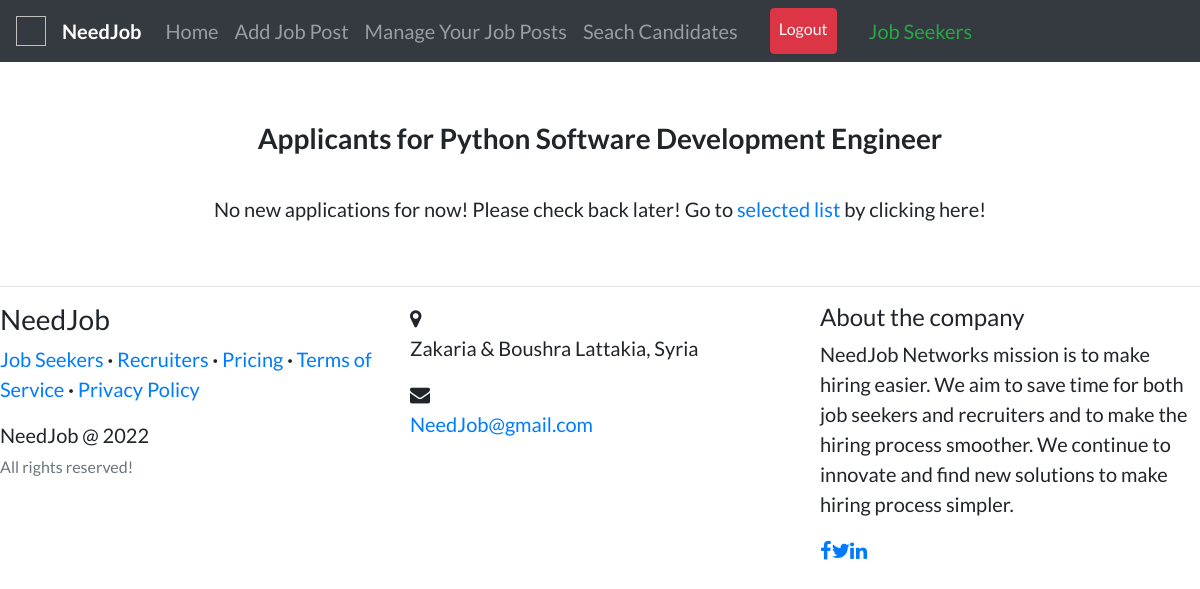
/hiring/job/python-software-development-engineer/applicants (signed in), run on an earlier commit of the app's database.
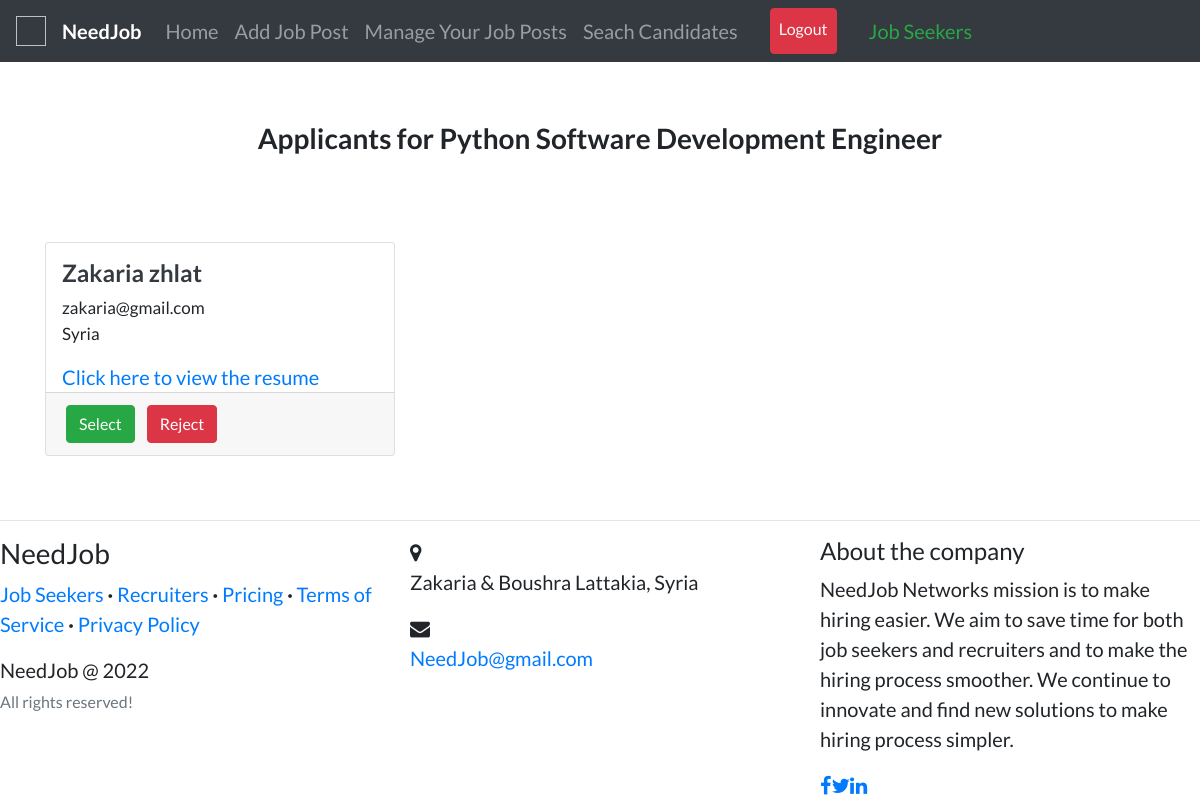
And on a later commit of the database.
### candidates/models.py (models this page shows, shortened)
class Profile(models.Model):
    user = models.OneToOneField(
        User, on_delete=models.CASCADE, primary_key=True, related_name='profile')
    full_name = models.CharField(max_length=200, null=True, blank=True)
    country = CountryField(null=True, blank=True)
    location = models.CharField(max_length=255, null=True, blank=True)
    picture = models.ImageField(
        upload_to='img/users', null=True, verbose_name=""
    )
    resume = models.FileField(upload_to='resumes', null=True, blank=True)
    grad_year = models.IntegerField(blank=True)
    looking_for = models.CharField(
        max_length=30, choices=CHOICES, default='Full Time', null=True)
    slug = AutoSlugField(populate_from='user', unique=True)

### accounts/models.py (models this page shows, shortened)
class User(AbstractUser):
    username = None
    email = models.EmailField(
        verbose_name='email address',
        max_length=255,
        unique=True
    )
    date_of_birth = models.DateField(default='1990-01-01')
    gender = models.CharField(max_length=1, choices=GENDER_CHOICES, blank=True)
    picture = models.ImageField(
        upload_to='img/users', null=True, verbose_name=""
    )
    phone = PhoneNumberField()
    USERNAME_FIELD = 'email'
    REQUIRED_FIELDS = ['first_name', 'last_name']
    objects = UserManager()
    """
    def save(self, **kwargs):
        if not (self.is_staff or self.is_superuser):
            password = self.password
            if password is not None:
                self.set_password(password)
            super(User, self).save(**kwargs)
            name = f"{self.first_name} {self.last_name}"
            Profile.objects.create(
                name=name, dob=self.date_of_birth, user=self)
            return self
        else:
            return super(User, self).save(**kwargs)
    """

### recruiters/views.py (the view)
# urls.py: path('job/<slug>/applicants', views.applicant_list, name='applicant-list'),
@login_required
def applicant_list(request, slug):
    job = get_object_or_404(Job, slug=slug)
    applicants = Applicants.objects.filter(job=job).order_by('date_posted')
    profiles = []
    for applicant in applicants:
        profile = Profile.objects.filter(user=applicant.applicant).first()
        profiles.append(profile)
    context = {
        'rec_navbar': 1,
        'profiles': profiles,
        'job': job,
    }
    return render(request, 'recruiters/applicant_list.html', context)

### templates/recruiters/applicant_list.html
{% extends "accounts/layout.html" %} {% load static %} {% block content %}
<br /><br />
<div>
  <h3 class="text-center">
    <b>Applicants for {{job.title}}</b>
  </h3>
  <br />
  {% if profiles %}
  <div class="row">
    {% for profile in profiles %}
    <div class="col-md-4">
      <div class="card card-signin my-5">
        <span class="ml-3 mt-3">
          <a href="{% url 'candidates:profile-view' profile.slug %}">
            {% if profile.full_name %}
            <h4 class="text-dark">
              <b>{{profile.full_name}}</b>
            </h4>
            {% else %}
            <h4 class="text-dark">
              <b>{{profile.user.username}}</b>
            </h4>
            {% endif %}
          </a>
          <p style="font-size: 17px">
            {{profile.user.email}}<br />{{profile.country.name}}
          </p>
          {% if profile.resume %}
          <a href="{{profile.resume.url}}">Click here to view the resume</a>
          {% else %}
          <p>No Resume Provided!</p>
          {% endif %}
        </span>
        <div class="card-footer">
          <a
            class="btn btn-success mr-2"
            href="{% url 'select-applicant' can_id=profile.slug job_id=job.slug %}"
            >Select
          </a>
          <a
            class="btn btn-danger mr-2"
            href="{% url 'remove-applicant' can_id=profile.slug job_id=job.slug %}"
            >Reject
          </a>
        </div>
      </div>
    </div>
    {% endfor %}
  </div>
  {% else %}
  <p class="text-center">
    No new applications for now! Please check back later! Go to
    <a href="{% url 'selected-list' job.slug %}">selected list</a> by clicking
    here!
  </p>
  <br />
  {% endif %}
</div>
{% endblock content %}

What changed in the data, as far as the page shows it:
added Profile: full_name "Zakaria zhlat", user.email "zakaria@gmail.com", country.name "Syria"
Also different on the page:
text no longer shown: "No new applications for now! Please check back later! Go to selected list by clicking here!"
